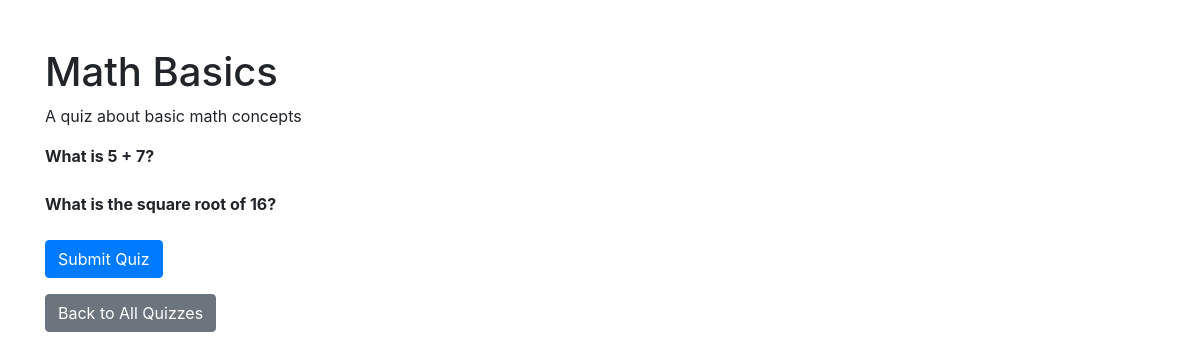
/3/take/, run on an earlier commit of the app's database.
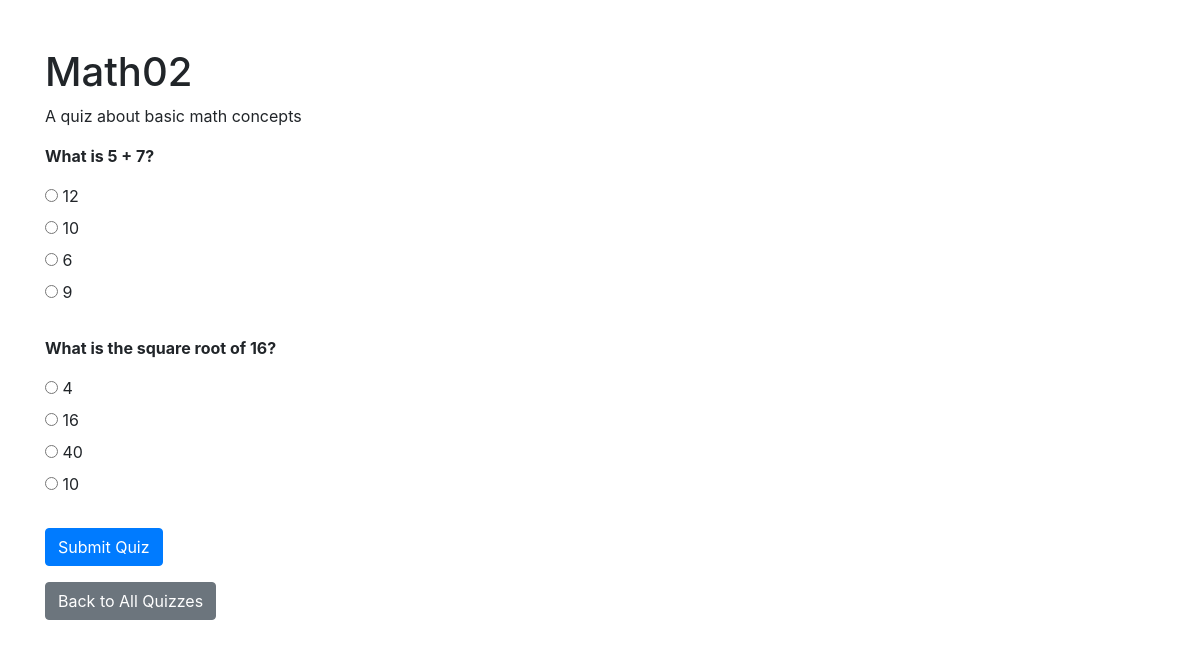
And on a later commit of the database.
### quizzes/models.py (models this page shows, shortened)
class Quiz(models.Model):
    title = models.CharField(max_length=200)
    description = models.TextField()
    created_at = models.DateTimeField(auto_now_add=True)

class Question(models.Model):
    quiz = models.ForeignKey(Quiz, on_delete=models.CASCADE, related_name="questions")
    text = models.TextField()
    created_at = models.DateTimeField(auto_now_add=True)

### quizzes/views.py (the view)
# urls.py: path('<int:quiz_id>/take/', views.take_quiz, name='take_quiz'),
def take_quiz(request, quiz_id):
    quiz = get_object_or_404(Quiz, id=quiz_id)
    questions = quiz.questions.prefetch_related('choices')
    if request.method == 'POST':
        form = QuizForm(request.POST, questions=questions)
        if form.is_valid():
            score = 0
            selected_answers = {}
            for question in questions:
                selected_answer = form.cleaned_data.get(f'question_{question.id}')
                if selected_answer:
                    selected_answers[question.id] = selected_answer
                    correct_choice = question.choices.filter(is_correct=True).first()
                    if correct_choice and str(correct_choice.id) == selected_answer:
                        score += 1
            request.session['selected_answers'] = selected_answers
            request.session['score'] = score
            request.session['total'] = questions.count()
            Result.objects.create(
                user=request.user.username if request.user.is_authenticated else "Anonymous",
                quiz=quiz,
                score=score,
            )
            return redirect('quiz_result', quiz_id=quiz.id)
    else:
        form = QuizForm(questions=questions)
    return render(request, 'quizzes/take_quiz.html', {
        'quiz': quiz,
        'form': form,
    })

### quizzes/forms.py
class QuizForm(forms.Form):
    def __init__(self, *args, **kwargs):
        questions = kwargs.pop('questions', [])
        super().__init__(*args, **kwargs)
        for question in questions:
            self.fields[f'question_{question.id}'] = forms.ChoiceField(
                label=question.text,
                choices=[(choice.id, choice.text) for choice in question.choices.all()],
                widget=forms.RadioSelect,
                required=True,
            )

### quizzes/templates/quizzes/take_quiz.html (shortened to what this page needs)
<!DOCTYPE html>
<html lang="en">
<head>
    <link rel="stylesheet" href="https://stackpath.bootstrapcdn.com/bootstrap/4.5.2/css/bootstrap.min.css">
</head>
<body>
    <div class="container mt-5">
        <h1>{{ quiz.title }}</h1>
        <p>{{ quiz.description }}</p>
        <form method="post">
            {% for field in form %}
                <div class="mb-4">
                    <p><strong>{{ field.label }}</strong></p>
                    {{ field }}
                </div>
            {% endfor %}
            <button type="submit" class="btn btn-primary">Submit Quiz</button>
        </form>
        <a href="{% url 'quiz_list' %}" class="btn btn-secondary mt-3">Back to All Quizzes</a>
    </div>
</body>
</html>

What changed in the data, as far as the page shows it:
changed Quiz "A quiz about basic math concepts": title "Math Basics" → "Math02"
Also different on the page:
new list line: "☐ 12 ☐ 10 ☐ 6 ☐ 9 12 10 6 9"
new list line: "☐ 4 ☐ 16 ☐ 40 ☐ 10 4 16 40 10"
